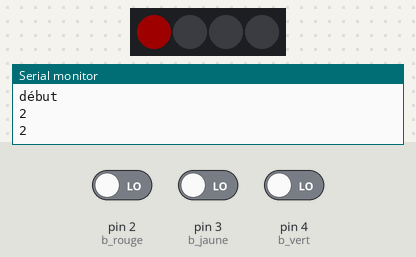
This sketch was run on a simulated Arduino Uno, built with avr-gcc and run on an emulated ATmega328P. Parts: 4 RGB LEDs in strip order, left to right, the last lines printed to the serial monitor. Inputs (shaded band) come from the test bench; at power-on: pin 2 (b_rouge) LOW, pin 3 (b_jaune) LOW, pin 4 (b_vert) LOW. Dim RGB values are drawn brighter than linear.

Above: at 2.2 s.
2.3 s: pin 2 (b_rouge) driven HIGH
At 3.5 s:
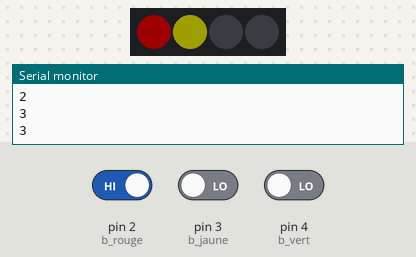
3.8 s: pin 3 (b_jaune) driven HIGH
At 4.7 s:
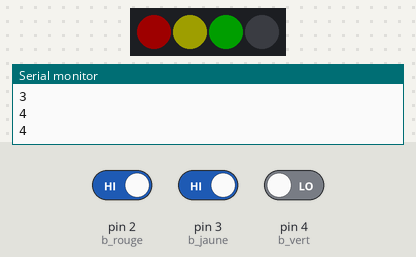
Timing chart, 0 to 6.8 s (numbered marks = the images above; inputs shaded):
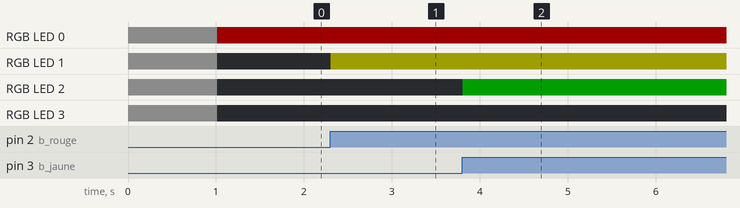

The sketch:

testmainallumage.ino
```cpp
#include <Adafruit_NeoPixel.h>

const int b_rouge=2; //pin boutons
const int b_jaune=3;
const int b_vert=4;
const int b_cyan=5;
const int b_bleu=6;
const int b_violet=7;
int nbBouton=6;
int boutonListe[6]= {2,3,4,5,6,7};
int b_color[6][3]={{255,0,0},{255,255,0},{0,255,0},{0,255,255},{0,0,255},{155,0,255}}; //permet de connaitre la couleur en fonction du bouton (classé dans le même ordre que les boutons)
int i=0;
int j=0;
const int LED_PIN=8;
const int NUM_LEDS=4;
int reponse[12][4];
int led[12][4]={{0,1,2,3},{4,5,6,7},{8,9,10,11},{12,13,14,15},{16,17,18,19},{20,21,22,23},{24,25,26,27},{28,29,30,31},{32,33,34,35},{36,37,38,39},{40,41,42,43},{44,45,46,47}};

Adafruit_NeoPixel strip = Adafruit_NeoPixel(NUM_LEDS,LED_PIN,NEO_GRB + NEO_KHZ800);

void setup() {
  Serial.begin(9600);
  i=0;
  j=0;
  pinMode(b_rouge,INPUT);
  pinMode(b_vert,INPUT);
  pinMode(b_jaune,INPUT);
  pinMode(b_cyan,INPUT);
  pinMode(b_bleu,INPUT);
  pinMode(b_violet,INPUT);
  strip.begin();
  strip.setBrightness(30);
  strip.show();
  strip.setPixelColor(led[0][0],100,100,100);
  strip.setPixelColor(led[0][1],100,100,100);
  strip.setPixelColor(led[0][2],100,100,100);
  strip.setPixelColor(led[0][3],100,100,100);
  strip.show();
  delay(1000);
  strip.clear();
  strip.show();

}

void loop() {
  Serial.println("début");

  for (int a=0;a<nbBouton;a++){ //on parcourt la liste des boutons
    if (digitalRead(boutonListe[a])==LOW){ //dès qu'une valeur est à high
      Serial.println(boutonListe[a]); //on l'affiche pour vérifier que tout marche
      for (int c=0;c<nbBouton;c++){
        if (boutonListe[a]==boutonListe[c]){
          Serial.println(boutonListe[c]);
          strip.setPixelColor(led[i][j],b_color[c][0],b_color[c][1],b_color[c][2]);
          strip.show();
        }
      }
      while (digitalRead(boutonListe[a])==LOW){} //tant qu'on appuye sur le bouton rien ne se passe et le programme est en "pause"
      reponse[i][j]=a; //dès qu'on relache le bouton, le programme reprend et on ajoute la réponse à la liste réponse.
      j+=1;
      /*
      if (boutonListe[a]==b_vert){ //si on appuye sur le bouton vert
        Serial.println("vert");
        strip.setPixelColor(led[i][j],0,255,0); //la led jème led de la ième ligne s'allume en vert
        strip.show();
        }
     else if (boutonListe[a]==b_jaune){ //idem
        Serial.println("jaune");
        strip.setPixelColor(led[i][j],125,125,0);
        strip.show();
        }*/
    }
  }
}
```

Measured:
- after the input at 2.3 s, RGB LED 1: off → RGB(30, 30, 0) at once
- after the input at 3.8 s, RGB LED 2: off → RGB(0, 30, 0) at once
